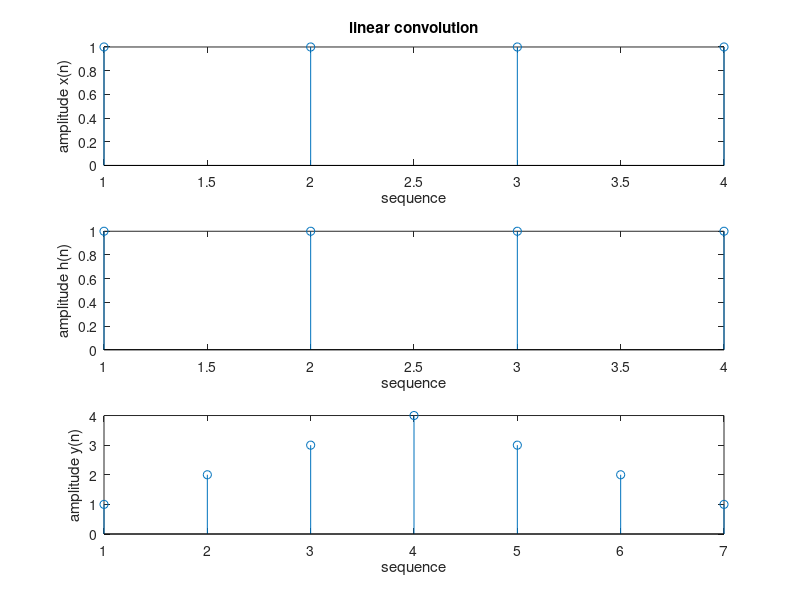

Write the MATLAB code that produced this figure. (Note: this script raises an error after producing the figure.)
%EXP NO: 03

%LINEAR CONVOLUTION
x=[1 1 1 1];
h=[1 1 1 1];
y=conv(x,h);
subplot(3,1,1);
stem(x);
xlabel('sequence');
ylabel('amplitude x(n)');
title('linear convolution');
subplot(3,1,2);
stem(h);
xlabel('sequence');
ylabel('amplitude h(n)');
subplot(3,1,3);
stem(y);
xlabel('sequence');
ylabel('amplitude y(n)');

%CIRCULAR CONVOLUTION
clc;
clear all;
N=input('N=');
x=input('Enter x=');
h=input('Enter y=');
n=0;
disp('The result of circular convolution is');
for m=1:N;
sum=0;
for k=1:N;
if((m-k)>=0)
n=m-k+1;
else
n=m-k+N+1;
end
sum=sum+x(k)*h(n);
end
disp(sum);
end


% Assignment 1: use cconv(x,y,Length) to perform circular convolution.
% Assignment 2: Write down the code for linear convolution function in MATLAB.
% Assignment 3: Perform linear convolution in MATLAB Simulink.
%ANS1:
clc;
close all;
clear all;
N=4;
X=[1, 2, 3, 4]
Y=[ 1, 2,3, 4]
disp('The result of circular convolution');
Circ=cconv(X,Y,N); %cconv circularly convlues vector x and y and N is the length of vector X ,Y
subplot(1,1,1)    %Circ matlab function to return a generalized circular/elliptical mask
stem(Circ,'field')
ylim([0 22])
grid on
title('circular convolution of x and y')


%ANS2

% n=-20:20;
% x=[ 2 1 2 3];
% h=[1 2 3 4];
% N=length(x);
% M=length(h);
% Ny=N+M-1;
% y=zeros(1,Ny);
% for i=1:N
%     for k=  1:M
%         y(i+k-1)=y(i+k-1)+h(k)*x(i);
%     end 
% end       
% disp('The result of linear convolution is');
% subplot(1,1,1);
% stem(y,'filled','color','blue');
% ylim([0 22]);
% title('linear convolution of x and h');
% grid on



%ANS3
simulink



